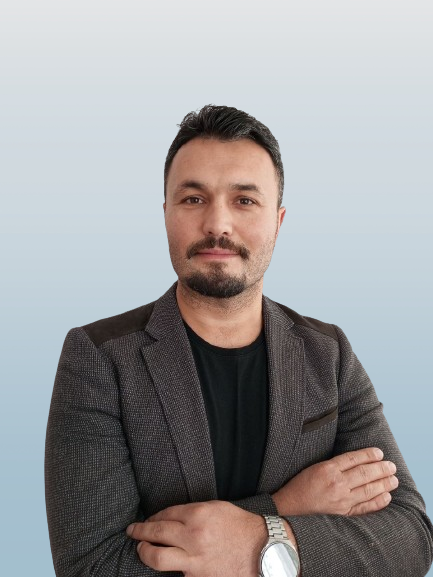
#> input picture me.jpg, 433 x 577 px, given in place of the camera
$ jupyter execute --allow-errors 'face recog.ipynb'   (text cells are left out)
#> lines starting #> are read from the running program, lines starting #| are printed output that depends on the picture; after the words box and inside, x2 and y2 are one past the last pixel; in counts of white or black regions, pixels touching at a corner belong together
[cell 1]
#Bu kodda hata var

#> (a cell that did not finish here is left out)

[cell 3]
import cv2
face_classifier = cv2.CascadeClassifier("CV/haarcascade_frontalface_default.xml")
def face_extractor(img):
    gray = cv2.cvtColor(img,cv2.COLOR_BGR2GRAY)
    faces = face_classifier.detectMultiScale(gray,1.3,5)
    if faces is ():
        return None
    for (x,y,w,h) in faces:
        cropped_face = img[y:y+h,x:x+w]
    return cropped_face
cap = cv2.VideoCapture(0)
count = 0
while True:
    ret,frame = cap.read()
#> frame is the input picture: shape (577, 433, 3); mean B, G, R 154.4, 153.4, 154.5
    if face_extractor(frame) is not None:
#> in face_extractor, `gray = cv2.cvtColor(img,cv2.COLOR_BGR2GRAY)`:
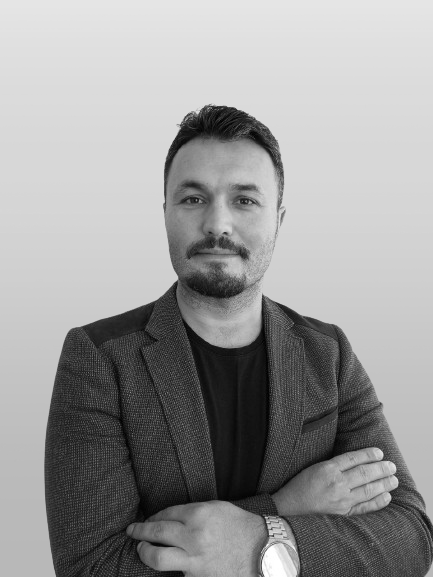
#> gray: shape (577, 433); min 0, max 255, mean 153.8
#> in face_extractor, `faces = face_classifier.detectMultiScale(gray,1.3,5)`: faces = [[147, 143, 146, 146]]
#> the loop in face_extractor, `for (x,y,w,h) in faces:` made 1 pass
#> pass 1, in face_extractor, `cropped_face = img[y:y+h,x:x+w]`:
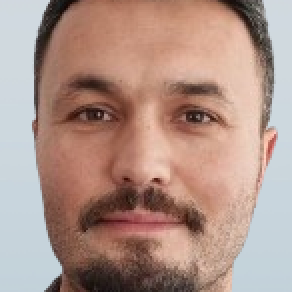
#> cropped_face: shape (146, 146, 3) (shown 2 times larger); mean B, G, R 135.8, 146.4, 175.4
        count += 1
#> count = 1
        face = cv2.resize(face_extractor(frame),(200,200))
#> the loop in face_extractor (call 2), `for (x,y,w,h) in faces:` made 1 pass
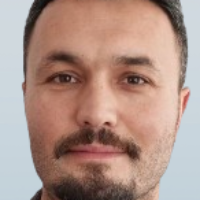
#> face: shape (200, 200, 3); mean B, G, R 135.7, 146.3, 175.3
        face = cv2.cvtColor(face,cv2.COLOR_BGR2GRAY)
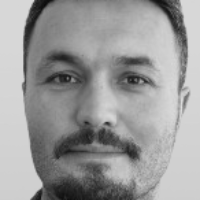
#> face: shape (200, 200); min 11, max 221, mean 153.8
        file_name_path = './faces/user/' + str(count) +'.jpg'
#> file_name_path = './faces/user/1.jpg'
        cv2.imwrite(file_name_path,face)
        cv2.putText(face,str(count),(50,50),cv2.FONT_HERSHEY_COMPLEX,1,(0,255,0),2)
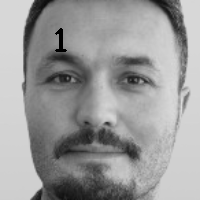
#> face: shape (200, 200); 0.31% of pixels changed, all inside (x1, y1, x2, y2) = (55, 28, 67, 52)
        cv2.imshow("Face Cropper",face)
    else:
        print("Face not found")
        pass
    if cv2.waitKey(1) == 13 or count ==100:
#> (key Esc is pressed here)
        break
cap.release()
cv2.destroyAllWindows()
print('Collecting Samples Complete')

[cell 4]
import cv2
import numpy as np
from os import listdir
from os.path import isfile,join

data_path = './faces/user/'
#> (the rest of this cell did not finish here and is left out)

[cell 5]
face_classifier = cv2.CascadeClassifier("haarcascade_frontalface_default.xml")
def face_ex(img, size = 0.5):
    gray = cv2.cvtColor(img,cv2.COLOR_BGR2GRAY)
    faces = face_classifier.detectMultiScale(gray,1.3,5)
    if faces is ():
        return img,[]
    for (x,y,w,h) in faces:
        cv2.rectangle(img,(x,y),(x+w,y+h),(0,255,255),2)
        roi = img[y:y+h, x:x+w]
        roi = cv2.resize(roi,(200,200))
    return img,roi
cap = cv2.VideoCapture(0)
#> (the rest of this cell did not finish here and is left out)
